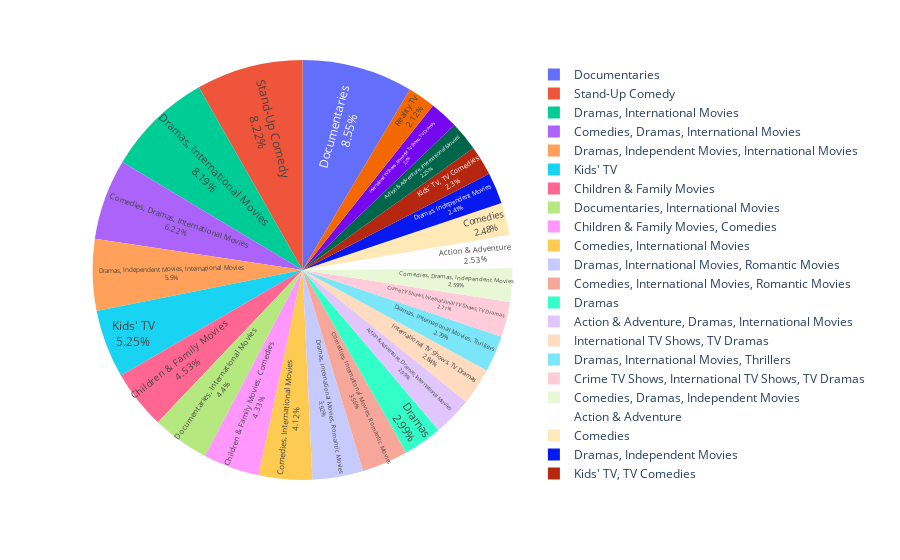

Notebook code for this chart:
### Code cell
fig = px.pie(netflix,values = top_listed_in,names = top_listed_in.index,labels= top_listed_in.index)
fig.update_traces(textposition ='inside',textinfo='percent+label')
fig.show()

### Figure 1 — Plotly figure (JSON) as saved in the notebook; plotly's stock layout.template omitted (floating-point values rounded to 4 significant figures)
{"data": [{"domain": {"x": [0, 1], "y": [0, 1]}, "hovertemplate": "label=%{label}<br>value=%{value}<extra></extra>", "labels": ["Documentaries", "Stand-Up Comedy", "Dramas, International Movies", "Comedies, Dramas, International Movies", "Dramas, Independent Movies, International Movies", "Kids' TV", "Children & Family Movies", "Documentaries, International Movies", "Children & Family Movies, Comedies", "Comedies, International Movies", "Dramas, International Movies, Romantic Movies", "Comedies, International Movies, Romantic Movies", "Dramas", "Action & Adventure, Dramas, International Movies", "International TV Shows, TV Dramas", "Dramas, International Movies, Thrillers", "Crime TV Shows, International TV Shows, TV Dramas", "Comedies, Dramas, Independent Movies", "Action & Adventure", "Comedies", "Dramas, Independent Movies", "Kids' TV, TV Comedies", "Action & Adventure, International Movies", "International TV Shows, Romantic TV Shows, TV Dramas", "Reality TV"], "legendgroup": "", "name": "", "showlegend": true, "textinfo": "percent+label", "textposition": "inside", "type": "pie", "values": [334, 321, 320, 243, 215, 205, 177, 172, 169, 161, 153, 139, 117, 117, 111, 109, 106, 101, 99, 97, 94, 90, 88, 86, 83]}], "layout": {"legend": {"tracegroupgap": 0}, "margin": {"t": 60}}}
